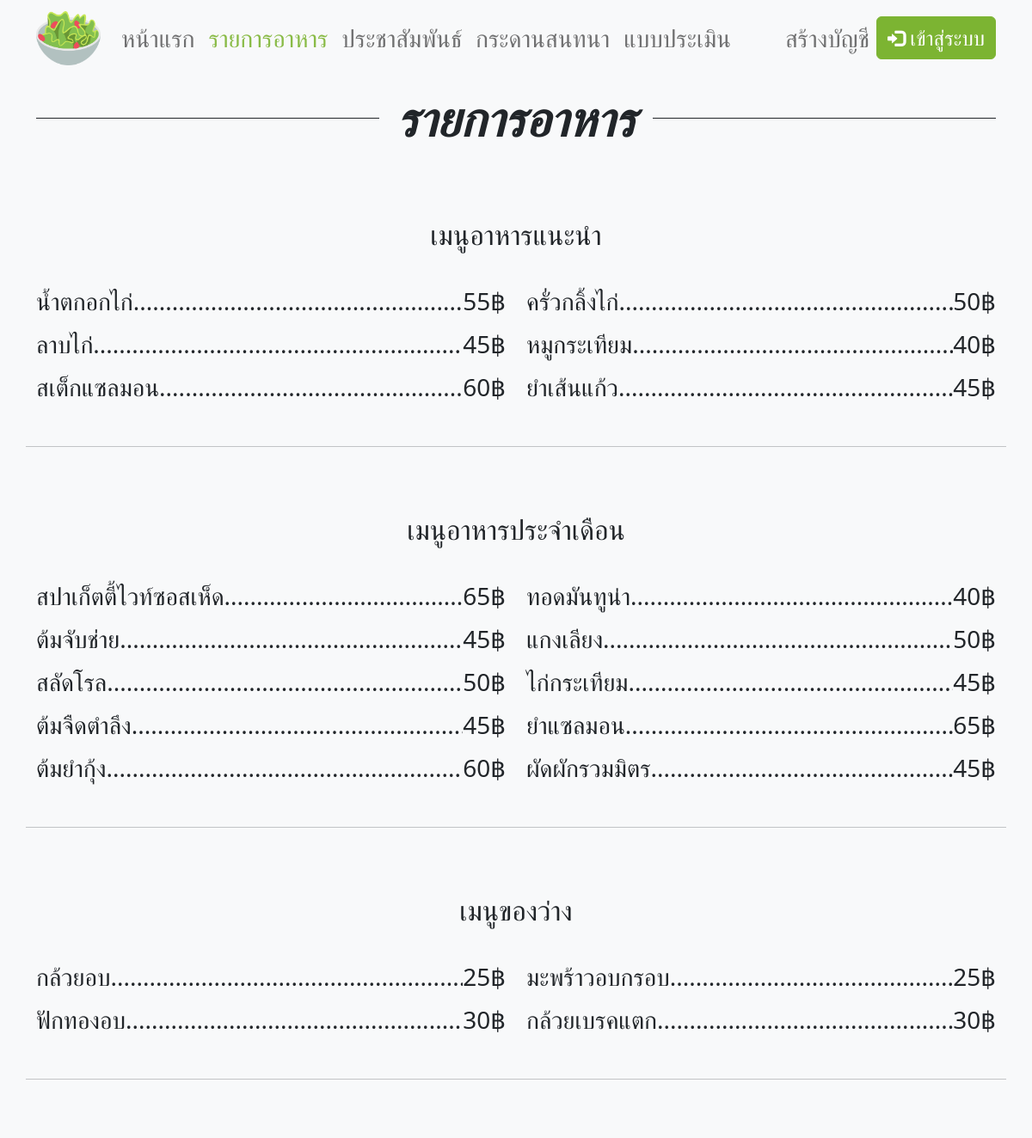
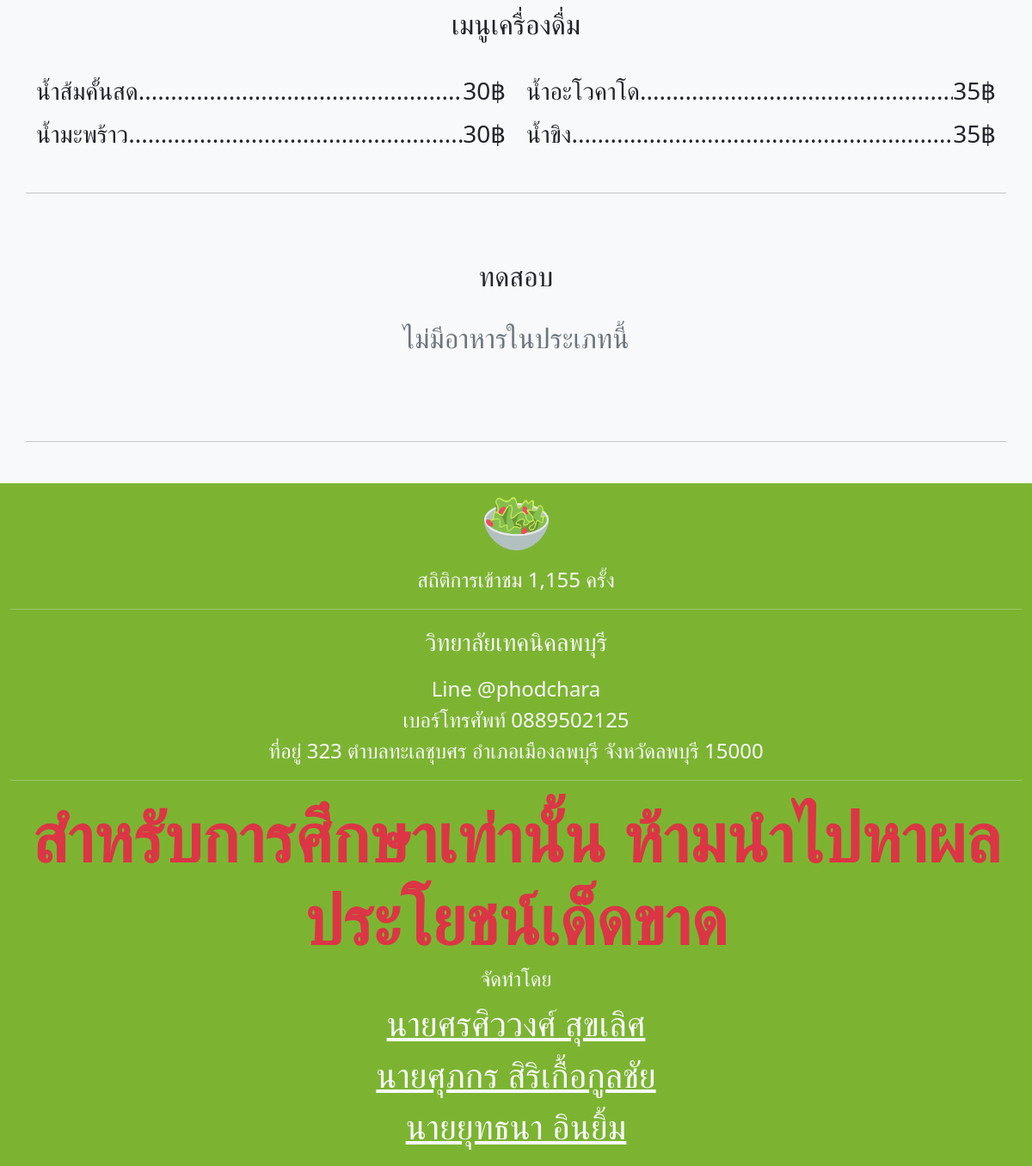
/?page=menu, run on the app's committed database (2 pictures, top to bottom).
### tables this page shows
CREATE TABLE `type` (
  `type_id` int(11) NOT NULL,
  `type_name` varchar(255) NOT NULL
);

CREATE TABLE `menu` (
  `m_id` int(11) NOT NULL,
  `type_id` int(11) NOT NULL,
  `m_name` varchar(255) NOT NULL,
  `m_price` int(11) NOT NULL,
  `m_updated` timestamp NOT NULL DEFAULT current_timestamp() ON UPDATE current_timestamp()
);

### system/f_query.php (called while the page is built, shortened)
<?php
function loga($name, $text, $log) {
    return true;
}
function qry($sql, $log = false) {
    global $conn;
    if($query = mysqli_query($conn, $sql)) {
        return $query;
    }
    return false;
}
function num($sql, $log = false) {
    if($query = qry($sql, $log)) {
        $num = mysqli_num_rows($query);
        if($num >= 0) {
            return $num;
        }
    }
    return false;
}
function fec($sql, $log = false) {
    if($query = qry($sql, $log)) {
        if(num($sql, $log) > 0) {
            while($value = mysqli_fetch_array($query)) {
                $data[] = $value;
            }
            return $data;
        } else {
            loga("fetch", "no data to fetch", $log);
        }
    }
    return false;
}

### menu.php (the view)
<div class="container">
    <div class="row">
        <div class="col-12 my-5">
            <div class="line">
                <span class='text'>รายการอาหาร</span>
            </div>
        </div>
        <div class="col-12">
            <?php
                $sel1="select * from type ";
                $q1=mysqli_query($conn,$sel1);
                $n1=mysqli_num_rows($q1);
                if($n1==0){
                    ?>
                        <div class="row">
                            <div class="col-12 text-center mb-5 fs-2">
                                <p class='text-muted'>ไม่มีประเภทอาหารในตอนนี้</p>
                            </div>
                        </div>
                    <?php
                }else{
                    while($f1=mysqli_fetch_assoc($q1)){
            ?>
            <div class="row justify-content-center">
                <div class="col-12 text-center fs-2 my-4"><?= $f1['type_name']; ?></div>
                <?php
                    $sel2="select * from menu where type_id=".$f1['type_id'];
                    $q2=mysqli_query($conn,$sel2);
                    $n2=mysqli_num_rows($q2);
                    if($n2==0){
                        ?>
                            <div class="row">
                                <div class="col-12 text-center mb-5 fs-2">
                                    <p class='text-muted'>ไม่มีอาหารในประเภทนี้</p>
                                </div>
                            </div>
                        <?php
                    }else{
                        while($f2=mysqli_fetch_assoc($q2)){
                        ?>
                        <div class="col-6 fs-3 mt-2">
                            <div class="d-flex">
                                <span class='text-nowrap'><?= $f2['m_name']; ?></span>
                                <span class='overflow-hidden'>.....................................................................................................................................................................</span>
                                <span class='text-nowrap'><?= number_format($f2['m_price']); ?>฿</span>
                            </div>
                        </div>
                        <?php
                        }
                    }
                ?>
                <hr class='my-5'>
            </div>
            <?php
                    }
                }
            ?>
        </div>
    </div>
</div>

### index.php (shortened to what this page needs)
<?php
include("system/connect.php");
include("system/f_query.php");
$page = (@$_GET['page'] != "") ? $_GET['page'] : "home";
?>
<!DOCTYPE html>
<html lang="en">
<head>
    <link rel="stylesheet" href="assets/icon.css">
    <link rel="stylesheet" href="assets/bootstrap.css">
    <link rel="stylesheet" href="assets/style.css">
</head>
<body class="bg-light">
    <?php
    include("navbar.php");
    include($link[$page]);
    include("footer.php");
    ?>
</body>
</html>

### navbar.php (shortened to what this page needs)
<nav class="navbar navbar-expand-lg">
    <div class="container">
        <a href="?page=home" class="navbar-brand">
            <img src="assets/images/icon.png" style="width: 75px;" alt="icon">
        </a>
        <div class="navbar-collapse collapse" id="navbar">
            <ul class="navbar-nav text-center fs-3 me-auto">
                <li class="nav-item">
                    <a href="?page=home" class="nav-link <?php if($page == "home") { echo "active"; } ?>">หน้าแรก</a>
                </li>
                <li class="nav-item">
                    <a href="?page=menu" class="nav-link <?php if($page == "menu") { echo "active"; } ?>">รายการอาหาร</a>
                </li>
                <li class="nav-item">
                    <a href="?page=information" class="nav-link <?php if($page == "information") { echo "active"; } ?>">ประชาสัมพันธ์</a>
                </li>
                <li class="nav-item">
                    <a href="?page=forum-home" class="nav-link <?php if($page == "forum-home") { echo "active"; } ?>">กระดานสนทนา</a>
                </li>
                <li class="nav-item">
                    <a href="?page=assessment" class="nav-link <?php if($page == "assessment") { echo "active"; } ?>">แบบประเมิน</a>
                </li>
            </ul>
            <ul class="navbar-nav text-center fs-3">
                <?php
                if(@$_SESSION['u_id'] != "") {
                    if(@$_SESSION['u_status'] == 2 && @$_SESSION['old_page'] != "") {
                        ?>
                        <li class="nav-item my-auto me-2">
                            <a href="?page=back" class="btn btn-primary fs-4">กลับหลังบ้าน</a>
                        </li>
                        <?php
                    }
                    ?>
                    <li class="nav-item dropdown dropdown-auto">
                        <a href="" class="nav-link dropdown-toggle  <?php if($page == "profile" || $page == "logout") { echo "active"; } ?>" data-bs-toggle="dropdown">
                            <span class="icon icon-user fs-5"></span>
                            <?= @$_SESSION['u_name'] ?>
                        </a>
                        <ul class="dropdown-menu dropdown-menu-auto fs-4 py-0">
                            <li class="dropdown-h"></li>
                            <div class="px-2">
                                <li class="my-2">
                                    <a href="?page=profile" class="dropdown-item  <?php if($page == "profile") { echo "active"; } ?>">โปรไฟล์</a>
                                </li>
                                <?php
                                if(@$_SESSION['u_status'] == 2) {
                                    ?>
                                    <li class="my-2">
                                        <a href="admin/" class="dropdown-item">Dashboard</a>
                                    </li>
                                    <?php
                                }
                                ?>
                                <li class="my-2">
                                    <a href="?page=logout" class="dropdown-item  <?php if($page == "logout") { echo "active"; } ?>">ออกจากระบบ</a>
                                </li>
                            </div>
                        </ul>
                    </li>
                    <?php
                } else {
                    ?>
                    <li class="nav-item">
                        <a href="?page=register" class="nav-link  <?php if($page == "register") { echo "active"; } ?>">สร้างบัญชี</a>
                    </li>
                    <li class="nav-item my-auto">
                        <a href="?page=login" class="btn btn-primary fs-4">
                            <span class="icon icon-log-in fs-5"></span>
                            เข้าสู่ระบบ
                        </a>
                    </li>
                    <?php
                }
                ?>
            </ul>
        </div>
    </div>
</nav>

### footer.php
<?php
$sql = "SELECT COUNT(vweb_id) AS c FROM view_web";
$data = fec($sql);
?>
<footer class="text-center text-light">
    <div class="container-fluid bg-primary py-3">
        <a href="?page=home" class="navbar-brand">
            <img src="assets/images/icon.png" style="width: 75px;" alt="icon">
        </a>
        <p class="fs-4 mt-3">สถิติการเข้าชม <?= number_format($data[0]['c']) ?> ครั้ง</p>
        <hr class="my-3">
        <p class="mb-3 fs-3">วิทยาลัยเทคนิคลพบุรี</p>
        <p class="fs-4">Line @phodchara</p>
        <p class="fs-4">เบอร์โทรศัพท์ 0889502125</p>
        <p class="fs-4">ที่อยู่ 323 ตำบลทะเลชุบศร อำเภอเมืองลพบุรี จังหวัดลพบุรี 15000</p>
        <hr class="my-3">
        <p class="display-1 text-danger fw-bold">สำหรับการศึกษาเท่านั้น ห้ามนำไปหาผลประโยชน์เด็ดขาด</p>
        <p class="fs-4 my-1">จัดทำโดย</p>
        <a href="https://www.facebook.com/seoemitv" target="blank" class="fs-1 link-light d-block">นายศรศิววงศ์ สุขเลิศ</a>
        <a href="https://www.facebook.com/supakorn.pea.73" target="blank" class="fs-1 link-light d-block">นายศุภกร สิริเกื้อกูลชัย</a>
        <a href="https://www.facebook.com/profile.php?id=100013337351695" target="blank" class="fs-1 link-light d-block">นายยุทธนา อินยิ้ม</a>
    </div>
</footer>

### assets/style.css (style rules this page uses)
:root { --green: #7cb432; --green-rgb: rgb(124, 180, 50); --blue: #149da1; }
* { padding: 0; margin: 0; font-family: 'f', Segoe UI, Tahoma, Geneva, Verdana, sans-serif; }
p { margin-bottom: 0; }
.line { height: 40px; border-top: 1px solid; text-align: center; font-weight: bold; font-style: italic; }
.line .text { position: relative; font-size: 36px; top: -28px; background-color: #f8f9fa; padding-left: 20px; padding-right: 20px; }
@media (min-width: 992px) { .line .text { font-size: 56px; top: -43px; } }

### data on the page
type: type_name "เมนูอาหารแนะนำ"
menu: m_name "น้ำตกอกไก่", m_price "55"
menu: m_name "ครั่วกลิ้งไก่", m_price "50"
menu: m_name "ลาบไก่", m_price "45"
menu: m_name "หมูกระเทียม", m_price "40"
menu: m_name "สเต็กแซลมอน", m_price "60"
menu: m_name "ยำเส้นแก้ว", m_price "45"
type: type_name "เมนูอาหารประจำเดือน"
menu: m_name "สปาเก็ตตี้ไวท์ซอสเห็ด", m_price "65"
menu: m_name "ทอดมันทูน่า", m_price "40"
menu: m_name "ต้มจับช่าย", m_price "45"
menu: m_name "แกงเลียง", m_price "50"
menu: m_name "สลัดโรล", m_price "50"
menu: m_name "ไก่กระเทียม", m_price "45"
menu: m_name "ต้มจืดตำลึง", m_price "45"
menu: m_name "ยำแซลมอน", m_price "65"
menu: m_name "ต้มยำกุ้ง", m_price "60"
menu: m_name "ผัดผักรวมมิตร", m_price "45"
type: type_name "เมนูของว่าง"
menu: m_name "กล้วยอบ", m_price "25"
menu: m_name "มะพร้าวอบกรอบ", m_price "25"
menu: m_name "ฟักทองอบ", m_price "30"
menu: m_name "กล้วยเบรคแตก", m_price "30"
type: type_name "เมนูเครื่องดื่ม"
menu: m_name "น้ำส้มคั้นสด", m_price "30"
menu: m_name "น้ำอะโวคาโด", m_price "35"
menu: m_name "น้ำมะพร้าว", m_price "30"
menu: m_name "น้ำขิง", m_price "35"
type: type_name "ทดสอบ", shows "ไม่มีอาหารในประเภทนี้"

### other printed values
$data[0]['c'] "1,155"
